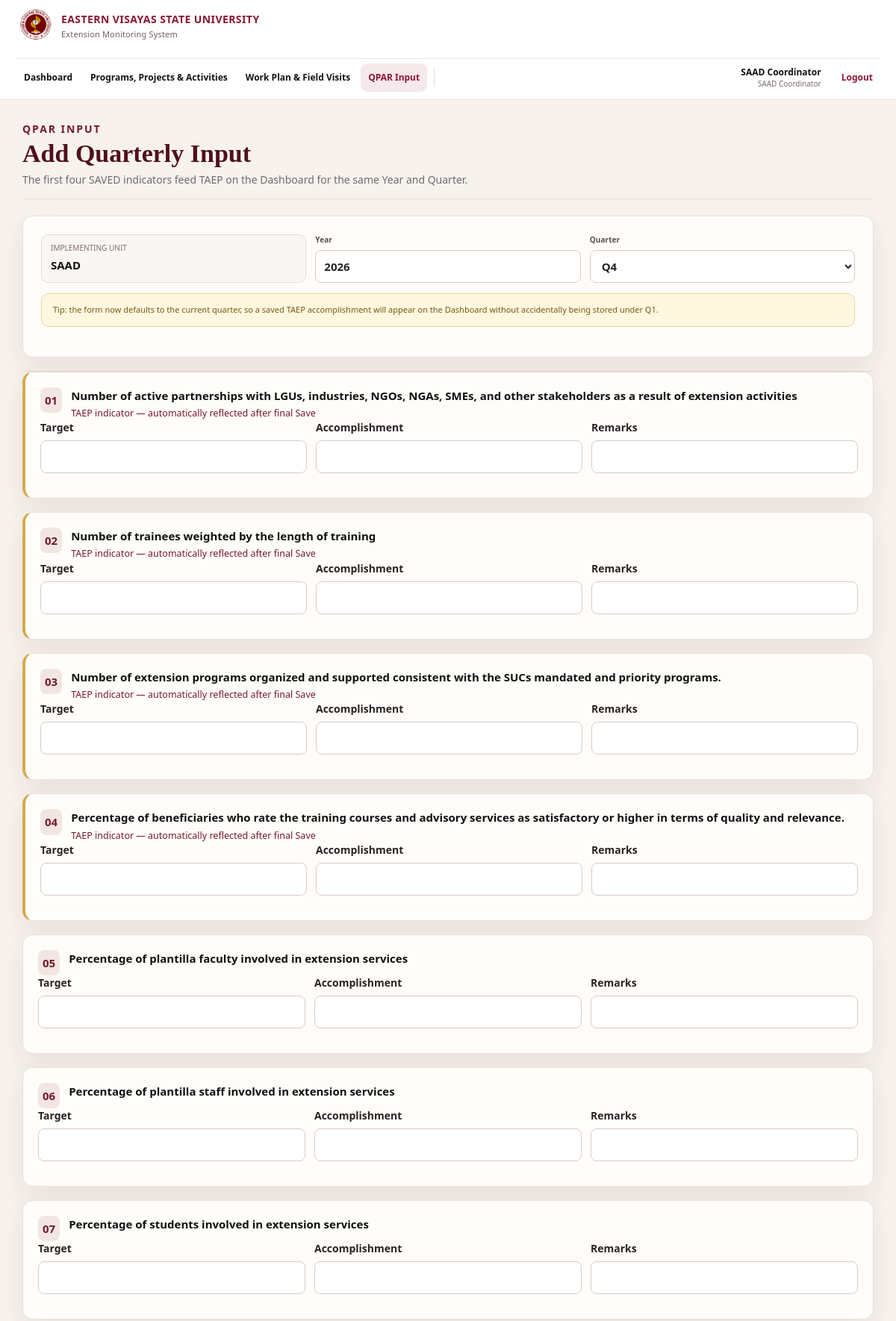
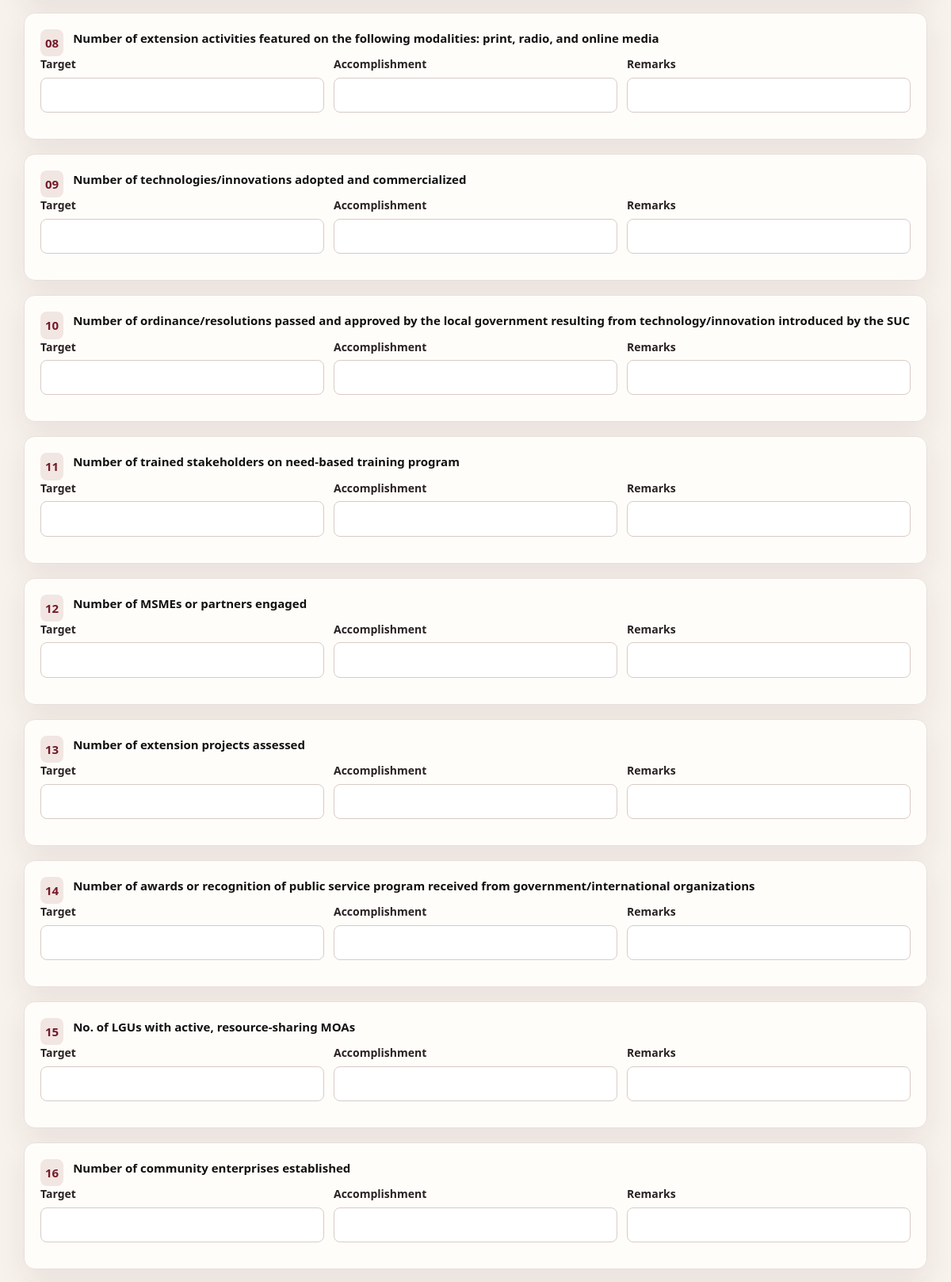
The page /qpar/add/ (signed in, upper part) on the database its author committed (2 pictures, top to bottom).
### dashboard/models.py (models this page shows, shortened)
class Unit(models.Model):
    SCHOOL = 'SCHOOL'
    CAMPUS = 'CAMPUS'
    OFFICE = 'OFFICE'
    TYPES = [(SCHOOL, 'School'), (CAMPUS, 'Campus'), (OFFICE, 'Office')]
    code = models.CharField(max_length=20, unique=True)
    name = models.CharField(max_length=120)
    unit_type = models.CharField(max_length=12, choices=TYPES)
    campus_name = models.CharField(max_length=120, default='Main Campus')
    active = models.BooleanField(default=True)
    class Meta:
        ordering = ['unit_type', 'name']

class ExtensionIndicator(models.Model):
    order = models.PositiveIntegerField(unique=True)
    name = models.TextField()
    is_percentage = models.BooleanField(default=False)
    active = models.BooleanField(default=True)
    class Meta:
        ordering = ['order']

### dashboard/views.py (the view, shortened to what this page needs)
# urls.py: path('qpar/add/', views.qpar_edit, name='qpar_add'),
@login_required
def qpar_edit(request, pk=None):
    require_roles(request.user, UserProfile.COORDINATOR, UserProfile.ADMIN_STAFF)
    obj = get_object_or_404(QparSubmission.objects.select_related('created_by__evsu_profile'), pk=pk) if pk else None
    role = get_role(request.user)
    if obj and role == UserProfile.COORDINATOR and obj.unit_id != get_profile(request.user).unit_id:
        raise PermissionDenied
    protected = bool(
        obj and role == UserProfile.ADMIN_STAFF
        and get_role(obj.created_by) == UserProfile.COORDINATOR
        and obj.status == QparSubmission.SAVED
    )
    if protected and request.method == 'POST':
        raise PermissionDenied('Saved Coordinator QPAR inputs are read-only to Admin Staff.')
    today = timezone.localdate()
    default_year = today.year
    default_quarter = ((today.month - 1) // 3) + 1
    indicators = []
    for ind in ExtensionIndicator.objects.filter(active=True):
        value = obj.values.filter(indicator=ind).first() if obj else None
        indicators.append((ind, value))
    profile = get_profile(request.user)
    return render(request, 'dashboard/qpar_form.html', {
        'obj': obj,
        'indicators': indicators,
        'units': Unit.objects.filter(active=True).exclude(unit_type=Unit.OFFICE),
        'auto_unit': profile.unit if role == UserProfile.COORDINATOR and profile else None,
        'default_year': obj.year if obj else default_year,
        'default_quarter': obj.quarter if obj else default_quarter,
        'read_only': protected,
    })

### dashboard/views.py (called while the page is built)
def get_profile(user):
    try:
        return user.evsu_profile
    except Exception:
        return None

def get_role(user):
    if user.is_superuser:
        return UserProfile.ME_HEAD
    p = get_profile(user)
    return p.role if p else ''

def require_roles(user, *roles):
    if get_role(user) not in roles:
        raise PermissionDenied

### dashboard/templates/dashboard/qpar_form.html (shortened to what this page needs)
{% extends 'dashboard/base.html' %}
{% block content %}
<form method="post" {% if read_only %}class="readonly-form"{% endif %}>{% csrf_token %}
  <div class="page-title"><div><p class="eyebrow">QPAR INPUT</p><h1>{% if read_only %}View{% elif obj %}Edit{% else %}Add{% endif %} Quarterly Input</h1><p>{% if read_only %}This saved Coordinator submission is read-only to Admin Staff.{% else %}The first four SAVED indicators feed TAEP on the Dashboard for the same Year and Quarter.{% endif %}</p></div></div>
  <section class="card form-section">
    <div class="formgrid three">
      {% if current_role == 'COORDINATOR' %}
      <div class="static-form-value"><span>Implementing Unit</span><strong>{{auto_unit.name}}</strong><input type="hidden" name="unit" value="{{auto_unit.pk}}"></div>
      {% else %}
      <label>Unit<select name="unit" required>{% for u in units %}<option value="{{u.pk}}" {% if obj and obj.unit_id == u.pk %}selected{% endif %}>{{u.name}}</option>{% endfor %}</select></label>
      {% endif %}
      <label>Year<input type="number" name="year" value="{{default_year}}" min="2000" max="2100" required></label>
      <label>Quarter<select name="quarter" required><option value="4" {% if default_quarter == 4 %}selected{% endif %}>Q4</option></select></label>
    </div>
    <div class="notice subtle-notice">Tip: the form now defaults to the current quarter, so a saved TAEP accomplishment will appear on the Dashboard without accidentally being stored under Q1.</div>
  </section>
  <section class="indicator-list qpar-indicators">
  {% for ind,val in indicators %}
    <article class="card indicator-input {% if ind.order <= 4 %}featured{% endif %}">
      <header><span>{{ind.order|stringformat:'02d'}}</span><div><b>{{ind.name}}</b>{% if ind.order <= 4 %}<small>TAEP indicator — automatically reflected after final Save</small>{% endif %}</div></header>
      <div class="formgrid three"><label>Target<input type="number" step="0.01" name="target_{{ind.pk}}" value="{{val.target|default_if_none:''}}"></label><label>Accomplishment<input type="number" step="0.01" name="accomplishment_{{ind.pk}}" value="{{val.accomplishment|default_if_none:''}}"></label><label>Remarks<input name="remarks_{{ind.pk}}" value="{{val.remarks|default:''}}"></label></div>
    </article>
  {% endfor %}
  </section>
</form>
{% endblock %}

### dashboard/static/dashboard/css/app.v6.css (style rules this page uses)
:root { --maroon:#741a2a;--maroon-deep:#4f101c;--maroon-soft:#8d2d3e;--gold:#d6aa4b;--gold-soft:#f3e6c2; --cream:#f7f4ef;--paper:#fffdfa;--ink:#252426;--muted:#706b6d;--line:#e8dfda;--line-strong:#d9cbc4; --success:#2f7a58;--warning:#b4791f;--danger:#a83a42;--shadow:0 14px 36px rgba(78,26,34,.08); }
* { box-sizing:border-box }
html { scroll-behavior:smooth }
body { margin:0;font-family:"Segoe UI",Inter,Arial,sans-serif;color:var(--ink);background:linear-gradient(180deg,#fbf9f6 0,#f6f2ed 100%);line-height:1.45 }
button,input,select,textarea { font:inherit }
.page-title { display:flex;justify-content:space-between;align-items:flex-end;gap:22px;margin:4px 0 22px;padding-bottom:15px;border-bottom:1px solid var(--line) }
.page-title h1 { font-family:Georgia,"Times New Roman",serif;font-size:31px;line-height:1.15;color:var(--maroon-deep);margin:3px 0 5px }
.page-title p { margin:0;color:var(--muted) }
.eyebrow { font-weight:800;letter-spacing:.14em;font-size:10px;color:var(--maroon)!important;text-transform:uppercase }
.card { background:rgba(255,253,250,.96);border:1px solid var(--line);border-radius:14px;padding:20px;margin-bottom:18px;box-shadow:var(--shadow);position:relative }
.card:before { content:"";position:absolute;left:0;top:22px;bottom:22px;width:2px;border-radius:3px;background:transparent }
.indicator-list { border-top:1px solid var(--line) }
.form-section { overflow:hidden }
.form-section label,.formstack label,.card>label { display:block;font-size:10px;font-weight:800;color:#5a4e51;letter-spacing:.01em }
.formgrid { display:grid;gap:12px;margin-bottom:13px }
.formgrid.three { grid-template-columns:repeat(3,1fr) }
label input,label select,label textarea,.formstack input,.formstack select,.formstack textarea,.filterbar input,.filterbar select,.inline input { width:100%;margin-top:6px;border:1px solid #d8cbc5;border-radius:8px;padding:10px 11px;background:#fff;color:var(--ink);outline:none;transition:border-color .15s,box-shadow .15s }
.indicator-input header { display:flex;gap:12px;align-items:flex-start }
.indicator-input header>span { background:#f1e6e2;color:var(--maroon);border-radius:8px;padding:6px;font-weight:900 }
.indicator-input header small { display:block;color:var(--maroon);margin-top:4px }
.indicator-input.featured { border-left:4px solid var(--gold) }
.notice { padding:13px 15px;border-radius:10px;background:#fff7df;border:1px solid #ead79b;margin-bottom:16px;color:#755914;font-size:11px }
:root { --ref-maroon:#8b1535;--ref-maroon-dark:#74102b;--ref-gold:#d5a300;--ref-bg:#f7f2ec;--ref-line:#e7dcd6;--ref-ink:#111;--ref-muted:#725f63 }
body { background:var(--ref-bg);font-family:"Segoe UI",Arial,sans-serif;color:var(--ref-ink) }
html { font-size:16px }
body { font-size:15px;line-height:1.48 }
.page-title h1 { font-size:34px }
.page-title p { font-size:14px }
.eyebrow { font-size:12px }
label { font-size:14px;font-weight:700;color:#2a2224 }
input,select,textarea { font-size:15px;min-height:44px;padding:10px 12px }
.form-section { padding:24px }
.static-form-value { background:#faf6f3;border:1px solid var(--ref-line);border-radius:9px;padding:10px 12px }
.static-form-value span { display:block;font-size:10px;color:#806d71;text-transform:uppercase }
.static-form-value strong { display:block;margin-top:4px }
.subtle-notice { margin-top:14px }

### dashboard/templates/dashboard/base.html (style rules this page uses)
html,body { margin:0 }

### rows shown on the page
Unit: name "SAAD"
ExtensionIndicator: order "01", name "Number of active partnerships with LGUs, industries, NGOs, NGAs, SMEs, and other stakeholders as a result of extension activities", shows "TAEP indicator — automatically reflected after final Save"
ExtensionIndicator: order "02", name "Number of trainees weighted by the length of training", shows "TAEP indicator — automatically reflected after final Save"
ExtensionIndicator: order "03", name "Number of extension programs organized and supported consistent with the SUCs mandated and priority programs.", shows "TAEP indicator — automatically reflected after final Save"
ExtensionIndicator: order "04", name "Percentage of beneficiaries who rate the training courses and advisory services as satisfactory or higher in terms of quality and relevance.", shows "TAEP indicator — automatically reflected after final Save"
ExtensionIndicator: order "05", name "Percentage of plantilla faculty involved in extension services"
ExtensionIndicator: order "06", name "Percentage of plantilla staff involved in extension services"
ExtensionIndicator: order "07", name "Percentage of students involved in extension services"
ExtensionIndicator: order "08", name "Number of extension activities featured on the following modalities: print, radio, and online media"
ExtensionIndicator: order "09", name "Number of technologies/innovations adopted and commercialized"
ExtensionIndicator: order "10", name "Number of ordinance/resolutions passed and approved by the local government resulting from technology/innovation introduced by the SUC"
ExtensionIndicator: order "11", name "Number of trained stakeholders on need-based training program"
ExtensionIndicator: order "12", name "Number of MSMEs or partners engaged"
ExtensionIndicator: order "13", name "Number of extension projects assessed"
ExtensionIndicator: order "14", name "Number of awards or recognition of public service program received from government/international organizations"
ExtensionIndicator: order "15", name "No. of LGUs with active, resource-sharing MOAs"
ExtensionIndicator: order "16", name "Number of community enterprises established"

### other values the page prints
{{ current_user_name }} "SAAD Coordinator"
{{ current_role_label }} "SAAD Coordinator"
